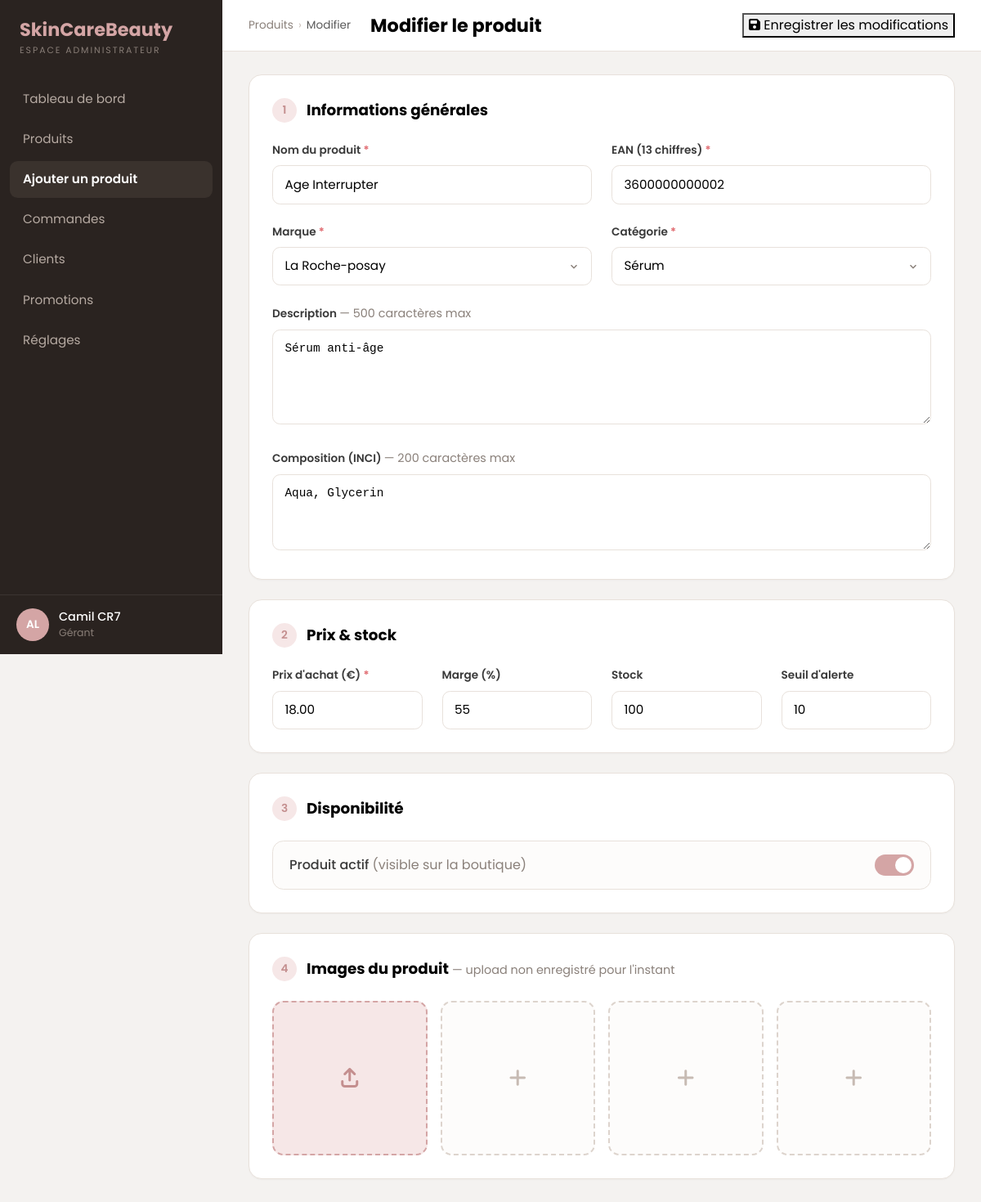
Page /admin_add_product.php?id=2 on the committed database.
### tables this page shows
CREATE TABLE products (
    product_id INT PRIMARY KEY AUTO_INCREMENT,
    product_name VARCHAR(50) NOT NULL,
    product_ean char(13) NOT NULL UNIQUE,
    product_composition VARCHAR(200) NOT NULL,
    product_description VARCHAR(500) NOT NULL,
    product_is_status BOOLEAN NOT NULL,
    product_buy_price DECIMAL(10, 2) NOT NULL,
    product_margin INT NOT NULL,
    product_quantity INT NOT NULL,
    product_alert INT,
    product_slug VARCHAR(250) NOT NULL,
    producer_id INT NOT NULL,
    brand_id INT NOT NULL,
    company_id_account INT NOT NULL,
    foreign key (producer_id) references producers(producer_id),
    foreign key (brand_id) references brands(brand_id),
    foreign key (company_id_account) references companies(company_id_account)
);

CREATE TABLE brands (
    brand_id    INT PRIMARY KEY AUTO_INCREMENT,
    brand_name  VARCHAR(50) NOT NULL UNIQUE,
    producer_id INT NOT NULL,
    FOREIGN KEY (producer_id) REFERENCES producers(producer_id)
);

CREATE TABLE lien_product_type(
    product_id INT PRIMARY KEY,
    product_type_id INT,
    FOREIGN KEY (product_id) REFERENCES products(product_id),
    FOREIGN KEY (product_type_id) REFERENCES product_types(product_type_id)
);

CREATE TABLE product_types(
   product_type_id INT AUTO_INCREMENT,
   product_type_name VARCHAR(50),
   product_type_slug VARCHAR(250) NOT NULL,
   PRIMARY KEY(product_type_id)
);

### admin_add_product.php (the view, shortened to what this page needs)
<?php
require_once "public/includes/db.php";
$edit_id = (isset($_GET['id']) && ctype_digit($_GET['id'])) ? (int) $_GET['id'] : null;
$brands = $pdo->query("SELECT brand_id, brand_name FROM brands ORDER BY brand_name")->fetchAll();
$types = $pdo->query("SELECT product_type_id, product_type_name FROM product_types ORDER BY product_type_name")->fetchAll();
$p = [
    'product_name' => '', 'product_ean' => '', 'product_composition' => '', 'product_description' => '',
    'product_is_status' => 1, 'product_buy_price' => '', 'product_margin' => '', 'product_quantity' => '',
    'product_alert' => '', 'brand_id' => 0,
];
$current_type = 0;
if ($edit_id) {
    $stmt = $pdo->prepare("SELECT * FROM products WHERE product_id = ?");
    $stmt->execute([$edit_id]);
    $row = $stmt->fetch();
    if ($row) {
        $p = $row;
        $t = $pdo->prepare("SELECT product_type_id FROM lien_product_type WHERE product_id = ?");
        $t->execute([$edit_id]);
        $current_type = (int) $t->fetchColumn();
    } else {
        $edit_id = null;
    }
}
$mode_edition = $edit_id !== null;
function e($v) { return htmlspecialchars((string) ($v ?? ''), ENT_QUOTES, 'UTF-8'); }
?>
<?php include "public/includes/header_admin.php"; ?>
<div class="admin-main">
    <header class="admin-topbar">
        <nav class="breadcrumb-admin">
            Produits <span class="sep">›</span>
            <span class="current"><?= $mode_edition ? 'Modifier' : 'Nouveau produit' ?></span>
        </nav>
        <h1><?= $mode_edition ? 'Modifier le produit' : 'Créer un produit' ?></h1>
        <div class="topbar-actions">
            <button type="submit" form="form-product" class="btn-admin-primary">
                <i class="fa-solid fa-floppy-disk"></i>
                <?= $mode_edition ? 'Enregistrer les modifications' : 'Publier le produit' ?>
            </button>
        </div>
    </header>
    <form id="form-product" class="admin-content" method="post" action="" enctype="multipart/form-data">
        <section class="admin-card">
            <div class="card-title">
                <span class="num">1</span>
                <h2>Informations générales</h2>
            </div>
            <div class="row g-4">
                <div class="col-12 col-md-6">
                    <label class="form-label-admin" for="nom">Nom du produit <span class="req">*</span></label>
                    <input class="input-admin" type="text" id="nom" name="nom"
                           value="<?= e($p['product_name']) ?>" required>
                </div>
                <div class="col-12 col-md-6">
                    <label class="form-label-admin" for="ean">EAN (13 chiffres) <span class="req">*</span></label>
                    <input class="input-admin" type="text" id="ean" name="ean"
                           value="<?= e($p['product_ean']) ?>"
                           pattern="\d{13}" maxlength="13" inputmode="numeric" required>
                </div>
                <div class="col-12 col-md-6">
                    <label class="form-label-admin" for="brand_id">Marque <span class="req">*</span></label>
                    <select class="input-admin" id="brand_id" name="brand_id">
                        <?php foreach ($brands as $b): ?>
                            <option value="<?= (int) $b['brand_id'] ?>"
                                <?= ((int) $p['brand_id'] === (int) $b['brand_id']) ? 'selected' : '' ?>>
                                <?= e($b['brand_name']) ?>
                            </option>
                        <?php endforeach; ?>
                    </select>
                </div>
                <div class="col-12 col-md-6">
                    <label class="form-label-admin" for="product_type_id">Catégorie <span class="req">*</span></label>
                    <select class="input-admin" id="product_type_id" name="product_type_id">
                        <?php foreach ($types as $t): ?>
                            <option value="<?= (int) $t['product_type_id'] ?>"
                                <?= ($current_type === (int) $t['product_type_id']) ? 'selected' : '' ?>>
                                <?= e($t['product_type_name']) ?>
                            </option>
                        <?php endforeach; ?>
                    </select>
                </div>
                <div class="col-12">
                    <label class="form-label-admin" for="description">Description <span class="hint">— 500 caractères max</span></label>
                    <textarea class="input-admin mono" id="description" name="description" rows="4"
                              maxlength="500" placeholder="Présentez le produit…"><?= e($p['product_description']) ?></textarea>
                </div>
                <div class="col-12">
                    <label class="form-label-admin" for="composition">Composition (INCI) <span class="hint">— 200 caractères max</span></label>
                    <textarea class="input-admin mono" id="composition" name="composition" rows="3"
                              maxlength="200" placeholder="Aqua, Glycerin…"><?= e($p['product_composition']) ?></textarea>
                </div>
            </div>
        </section>
        <section class="admin-card">
            <div class="card-title">
                <span class="num">2</span>
                <h2>Prix &amp; stock</h2>
            </div>
            <div class="row g-4">
                <div class="col-12 col-md-3">
                    <label class="form-label-admin" for="prix_achat">Prix d'achat (€) <span class="req">*</span></label>
                    <input class="input-admin" type="text" id="prix_achat" name="prix_achat"
                           value="<?= e($p['product_buy_price']) ?>" placeholder="15,00">
                </div>
                <div class="col-12 col-md-3">
                    <label class="form-label-admin" for="marge">Marge (%)</label>
                    <input class="input-admin" type="number" id="marge" name="marge"
                           value="<?= e($p['product_margin']) ?>" min="0">
                </div>
                <div class="col-12 col-md-3">
                    <label class="form-label-admin" for="stock">Stock</label>
                    <input class="input-admin" type="number" id="stock" name="stock"
                           value="<?= e($p['product_quantity']) ?>" min="0">
                </div>
                <div class="col-12 col-md-3">
                    <label class="form-label-admin" for="alerte">Seuil d'alerte</label>
                    <input class="input-admin" type="number" id="alerte" name="alerte"
                           value="<?= e($p['product_alert']) ?>" min="0">
                </div>
            </div>
        </section>
        <section class="admin-card">
            <div class="card-title">
                <span class="num">3</span>
                <h2>Disponibilité</h2>
            </div>
            <div class="toggle-row">
                <span class="label">
                    Produit actif
                    <span class="muted">(visible sur la boutique)</span>
                </span>
                <label class="switch">
                    <span class="slider"></span>
                </label>
            </div>
        </section>
        <section class="admin-card">
            <div class="card-title">
                <span class="num">4</span>
                <h2>Images du produit <span class="hint">— upload non enregistré pour l'instant</span></h2>
            </div>
            <div class="upload-grid">
                <label class="upload-zone is-primary">
                    <i class="fa-solid fa-arrow-up-from-bracket"></i>
                </label>
                <label class="upload-zone"><input type="file" name="images[]" accept="image/*" hidden><i class="fa-solid fa-plus"></i></label>
                <label class="upload-zone"><input type="file" name="images[]" accept="image/*" hidden><i class="fa-solid fa-plus"></i></label>
                <label class="upload-zone"><input type="file" name="images[]" accept="image/*" hidden><i class="fa-solid fa-plus"></i></label>
            </div>
        </section>
    </form>
</div>
</div>
</body>
</html>

### public/css/style.css (style rules this page uses)
:root { --rose: #d4a5a5; --rose-fonce: #c8918f; --beige: #f5ebe0; --accent: #e8c4b8; --texte: #2d2d2d; --border-rose: rgba(212, 165, 165, .2); --footer-bg: #ffffff; --footer-text: #3a3a3a; --footer-muted: #7a7070; --admin-sidebar: #2a2320; --admin-sidebar-active: #3a322d; --admin-rose-fonce: #c48f8f; --admin-rose-soft: #f6e7e7; --admin-bg: #f4f2f0; --admin-card: #ffffff; --admin-border: #e8e1db; --admin-muted: #8a807a; --admin-green: #5aab5a; }
body.admin { margin: 0; background: var(--admin-bg); color: var(--text); font-family: "Poppins", system-ui, -apple-system, "Segoe UI", Roboto, sans-serif; }
.admin-main { flex: 1; min-width: 0; display: flex; flex-direction: column; }
.admin-topbar { background: #fff; border-bottom: 1px solid var(--admin-border); padding: 1rem 2rem; display: flex; align-items: center; gap: 1.5rem; flex-wrap: wrap; }
.breadcrumb-admin { font-size: .85rem; color: var(--admin-muted); }
.breadcrumb-admin .sep { color: #c9bfb8; margin: 0 .15rem; }
.breadcrumb-admin .current { color: #5a5a5a; }
.admin-topbar h1 { margin: 0; font-size: 1.4rem; font-weight: 700; color: var(--text); }
.topbar-actions { margin-left: auto; display: flex; gap: .75rem; }
.admin-content { width: 100%; max-width: 1100px; padding: 1.75rem 2rem; }
.admin-card { background: var(--admin-card); border: 1px solid var(--admin-border); border-radius: 1rem; padding: 1.75rem; margin-bottom: 1.5rem; box-shadow: 0 1px 2px rgba(0, 0, 0, .03); }
.card-title { display: flex; align-items: center; gap: .75rem; margin-bottom: 1.5rem; }
.card-title .num { width: 30px; height: 30px; flex: none; border-radius: 50%; background: var(--admin-rose-soft); color: var(--admin-rose-fonce); display: flex; align-items: center; justify-content: center; font-weight: 600; font-size: .85rem; }
.card-title h2 { margin: 0; font-size: 1.15rem; font-weight: 700; color: var(--text); }
.hint { color: var(--admin-muted); font-weight: 400; font-size: .9rem; }
.form-label-admin { display: block; font-weight: 600; font-size: .85rem; color: #3a3a3a; margin-bottom: .5rem; }
.req { color: #e0696f; }
.input-admin { width: 100%; border: 1px solid var(--admin-border); border-radius: .6rem; padding: .7rem .9rem; font-size: .95rem; color: var(--text); background: #fff; transition: border-color .15s ease, box-shadow .15s ease; }
textarea.input-admin { resize: vertical; }
.mono { font-family: ui-monospace, "SFMono-Regular", Menlo, Consolas, monospace; font-size: .9rem; line-height: 1.6; }
select.input-admin { appearance: none; background-repeat: no-repeat; background-position: right .9rem center; padding-right: 2.5rem; }
.upload-grid { display: grid; grid-template-columns: repeat(4, 1fr); gap: 1rem; }
.upload-zone { aspect-ratio: 1 / 1; border: 2px dashed #ddd4cd; border-radius: .85rem; display: flex; align-items: center; justify-content: center; background: #fdfcfb; cursor: pointer; transition: border-color .15s ease, background-color .15s ease; }
.upload-zone i { font-size: 1.5rem; color: #c7bbb3; }
.upload-zone.is-primary { border-color: var(--rose); background: var(--admin-rose-soft); }
.upload-zone.is-primary i { color: var(--admin-rose-fonce); }
.toggle-row { display: flex; align-items: center; justify-content: space-between; gap: 1rem; border: 1px solid var(--admin-border); border-radius: .85rem; padding: 1rem 1.25rem; margin-top: 1.25rem; background: #fdfcfb; }
.toggle-row .label { font-weight: 500; color: #3a3a3a; }
.toggle-row .label .muted { color: var(--admin-muted); font-weight: 400; }
.switch { position: relative; width: 48px; height: 26px; flex: none; }
.switch .slider { position: absolute; inset: 0; background: #d9d2cc; border-radius: 50px; cursor: pointer; transition: background-color .2s ease; }
.switch .slider::before { content: ""; position: absolute; left: 3px; top: 3px; width: 20px; height: 20px; background: #fff; border-radius: 50%; transition: transform .2s ease; }
.switch input:checked+.slider { background: var(--rose); }
.switch input:checked+.slider::before { transform: translateX(22px); }

### rows in the picture
products: nom "Age Interrupter", ean "3600000000002", brand_id "La Roche-posay", description "Sérum anti-âge", composition "Aqua, Glycerin", prix_achat "18.00", marge "55", stock "100", alerte "10"
lien_product_type: product_type_id "Sérum"
